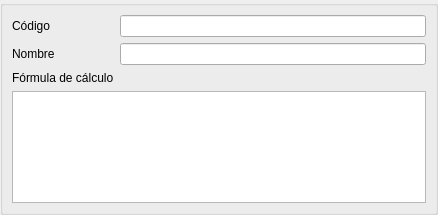
<?xml version="1.0" encoding="UTF-8"?>
<ui version="4.0">
 <class>Form</class>
 <widget class="QWidget" name="Form">
  <property name="geometry">
   <rect>
    <x>0</x>
    <y>0</y>
    <width>438</width>
    <height>215</height>
   </rect>
  </property>
  <property name="windowTitle">
   <string>Form</string>
  </property>
  <layout class="QVBoxLayout" name="verticalLayout">
   <property name="margin">
    <number>0</number>
   </property>
   <item>
    <widget class="QGroupBox" name="groupBox">
     <property name="title">
      <string/>
     </property>
     <layout class="QGridLayout" name="gridLayout">
      <item row="0" column="0">
       <widget class="QLabel" name="label_3">
        <property name="text">
         <string>Código</string>
        </property>
       </widget>
      </item>
      <item row="0" column="1">
       <widget class="DBLineEdit" name="db_codcomision">
        <property name="fieldName">
         <string>codcomision</string>
        </property>
        <property name="dataEditable">
         <bool>true</bool>
        </property>
       </widget>
      </item>
      <item row="1" column="0">
       <widget class="QLabel" name="label">
        <property name="text">
         <string>Nombre</string>
        </property>
       </widget>
      </item>
      <item row="1" column="1">
       <widget class="DBLineEdit" name="db_nombre">
        <property name="fieldName">
         <string>nombre</string>
        </property>
        <property name="dataEditable">
         <bool>true</bool>
        </property>
       </widget>
      </item>
      <item row="2" column="0">
       <widget class="QLabel" name="label_2">
        <property name="text">
         <string>Fórmula de cálculo</string>
        </property>
       </widget>
      </item>
      <item row="3" column="0" colspan="2">
       <widget class="DBTextEdit" name="db_formula">
        <property name="fieldName">
         <string>formula</string>
        </property>
        <property name="dataEditable">
         <bool>true</bool>
        </property>
       </widget>
      </item>
     </layout>
    </widget>
   </item>
  </layout>
 </widget>
 <customwidgets>
  <customwidget>
   <class>DBLineEdit</class>
   <extends>QLineEdit</extends>
   <header>widgets/dblineedit.h</header>
  </customwidget>
  <customwidget>
   <class>DBTextEdit</class>
   <extends>QPlainTextEdit</extends>
   <header>widgets/dbtextedit.h</header>
  </customwidget>
 </customwidgets>
 <resources/>
 <connections/>
</ui>
